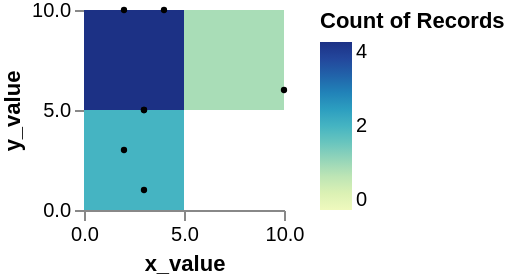

Write the Vega-Lite specification saved for this chart.
### Vega specification from a JSON file in a GitHub repository (floating-point values rounded to 4 significant figures)
{"$schema": "https://vega.github.io/schema/vega/v5.json", "width": 100, "height": 100, "signals": [{"name": "max_x_bins", "value": 3, "description": "Max number X bins", "bind": {"input": "range", "min": 1, "max": 100, "step": 1}}, {"name": "max_y_bins", "value": 3, "description": "Max number Y bins", "bind": {"input": "range", "min": 1, "max": 100, "step": 1}}, {"name": "x_name", "value": "x_value"}, {"name": "y_name", "value": "y_value"}], "data": [{"name": "points", "values": [{"x_value": 2, "y_value": 10}, {"x_value": 3, "y_value": 5}, {"x_value": 3, "y_value": 5}, {"x_value": 10, "y_value": 6}, {"x_value": 2, "y_value": 3}, {"x_value": 4, "y_value": 10}, {"x_value": 3, "y_value": 1}]}, {"name": "heatmap_bins", "source": "points", "transform": [{"type": "extent", "field": {"signal": "x_name"}, "signal": "x_extent"}, {"type": "bin", "field": {"signal": "x_name"}, "as": ["x_start", "x_end"], "signal": "x_bins", "extent": {"signal": "x_extent"}, "maxbins": {"signal": "max_x_bins"}}, {"type": "extent", "field": {"signal": "y_name"}, "signal": "y_extent"}, {"type": "bin", "field": {"signal": "y_name"}, "as": ["y_start", "y_end"], "signal": "y_bins", "extent": {"signal": "y_extent"}, "maxbins": {"signal": "max_y_bins"}}, {"type": "aggregate", "groupby": ["x_start", "x_end", "y_start", "y_end"], "ops": ["count"], "as": ["__count"]}]}], "marks": [{"name": "marks", "type": "rect", "style": ["rect"], "from": {"data": "heatmap_bins"}, "encode": {"update": {"fill": {"scale": "color", "field": "__count"}, "x2": {"scale": "x", "field": "x_start"}, "x": {"scale": "x", "field": "x_end"}, "y2": {"scale": "y", "field": "y_start"}, "y": {"scale": "y", "field": "y_end"}}}}, {"type": "symbol", "from": {"data": "points"}, "encode": {"enter": {"fillOpacity": {"value": 1}, "fill": {"value": "black"}}, "update": {"x": {"scale": "x", "field": {"signal": "x_name"}}, "y": {"scale": "y", "field": {"signal": "y_name"}}, "size": {"value": 10}}}}], "scales": [{"name": "x", "type": "linear", "domain": {"signal": "[x_bins.start, x_bins.stop]"}, "range": [0, {"signal": "width"}], "bins": {"signal": "x_bins"}, "zero": false}, {"name": "y", "type": "linear", "domain": {"signal": "[y_bins.start, y_bins.stop]"}, "range": [{"signal": "height"}, 0], "bins": {"signal": "y_bins"}, "zero": false}, {"name": "color", "type": "linear", "domain": {"data": "heatmap_bins", "field": "__count"}, "range": "heatmap", "interpolate": "hcl", "zero": true}], "axes": [{"scale": "x", "orient": "bottom", "title": {"signal": "x_name"}, "labelOverlap": true, "tickCount": {"signal": "ceil(width/3)"}}, {"scale": "y", "orient": "left", "title": {"signal": "y_name"}, "labelOverlap": true, "tickCount": {"signal": "ceil(height/3)"}}], "legends": [{"fill": "color", "gradientLength": {"signal": "height - 16"}, "title": "Count of Records"}]}
